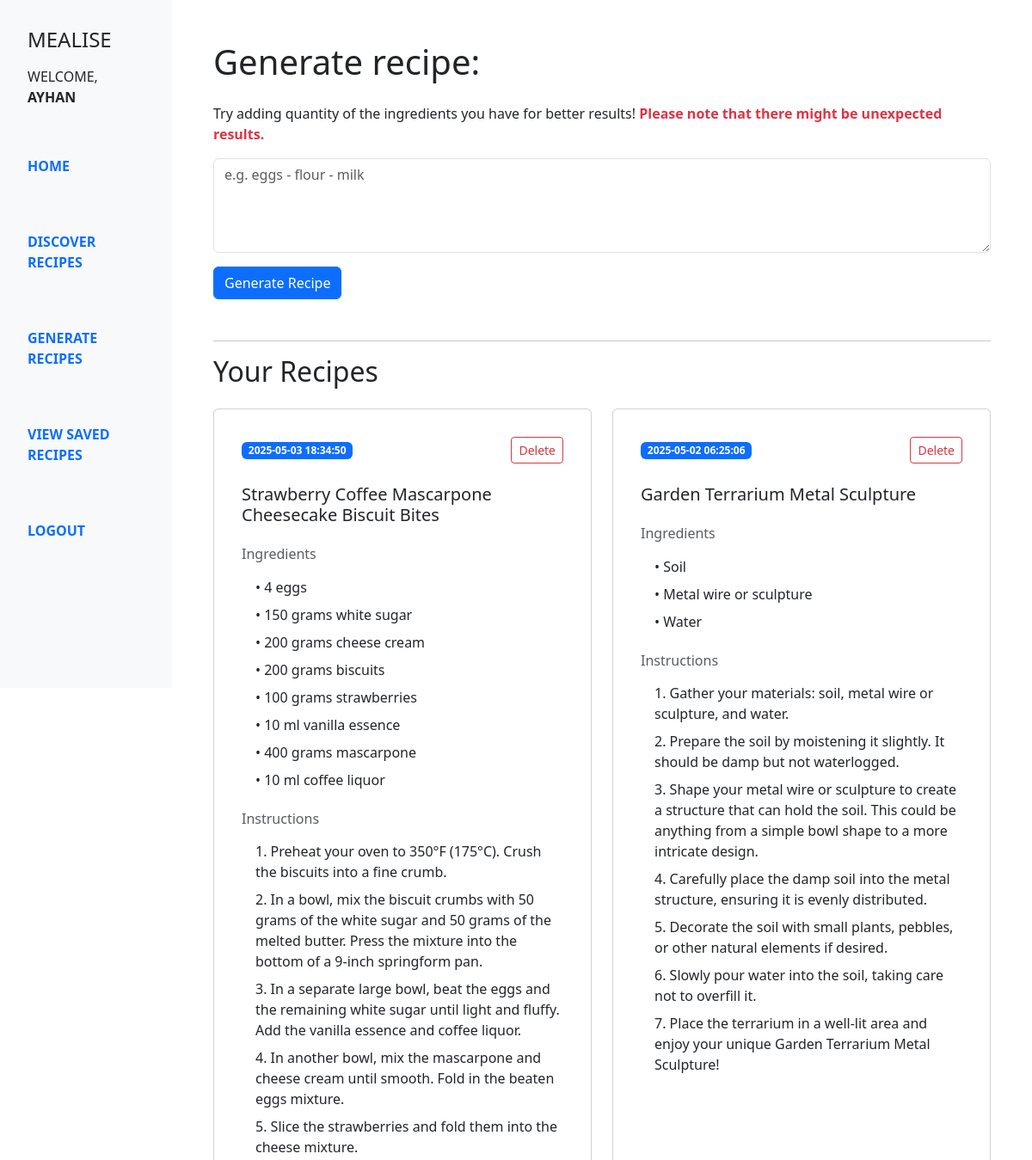
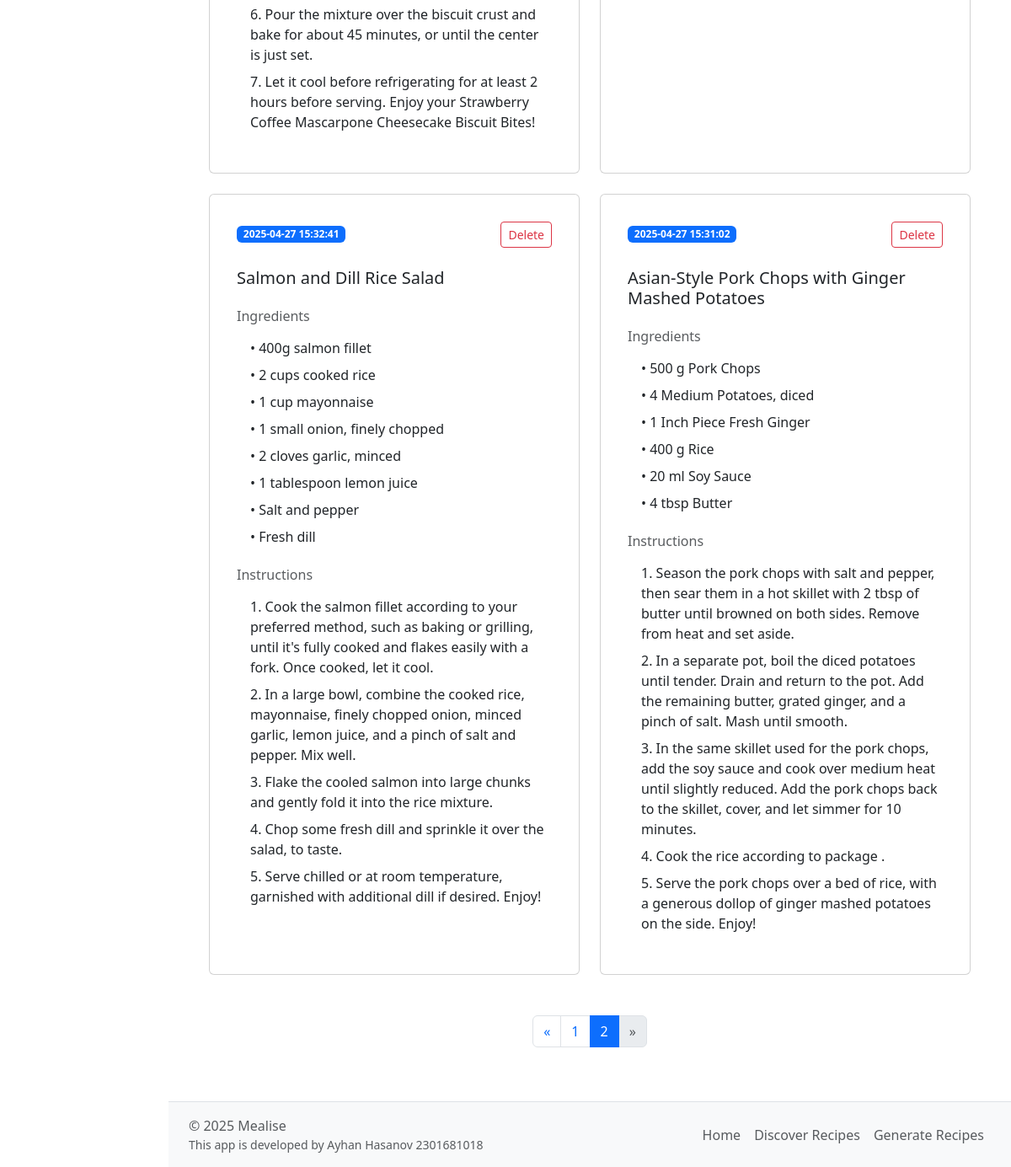
The app's page /recipes?page=2 (signed in) with its own data (2 pictures, top to bottom).
### models/models.py (models this page shows, shortened)
class User(db.Model, UserMixin):  # Inherit from UserMixin for Flask-Login
    id = db.Column(db.Integer, primary_key=True)
    username = db.Column(db.String(120), unique=True, nullable=False)
    email = db.Column(db.String(120), unique=True, nullable=False)
    password = db.Column(db.String(120), nullable=False)
    @property
    def is_authenticated(self):
        return True

class Recipe(db.Model):
    id = db.Column(db.Integer, primary_key=True)
    username = db.Column(db.String(150), db.ForeignKey('user.username'), nullable=False)
    ingredients = db.Column(db.String(500), nullable=False)
    recipe = db.Column(db.String(1000), nullable=False)
    title = db.Column(db.String(150), nullable=False)
    created_at = db.Column(db.DateTime, nullable=False)

### routes/gen_recipe.py (the view)
@recipes_bp.route('/recipes', methods=['GET'])
@login_required
def gen_recipe_page() :
    if not current_user.is_authenticated :
        print("User not logged in, redirecting to login page...")
        return redirect(url_for('auth.login'))
    username = current_user.username
    from models.models import Recipe
    page = request.args.get('page', 1, type=int)
    per_page = 4
    recipes = Recipe.query.filter_by(username=username).order_by(Recipe.created_at.desc()).paginate(page=page, per_page=per_page)
    return render_template('recipe_page.html', recipes=recipes)

### app.py (called while the page is built)
def create_app():
    app = Flask(__name__)
    app.secret_key = os.getenv('FLASK_SECRET_KEY')
    app.config['SQLALCHEMY_DATABASE_URI'] = os.getenv('DATABASE_URI')
    app.config['SQLALCHEMY_TRACK_MODIFICATIONS'] = False
    app.register_blueprint(auth_bp)
    app.register_blueprint(recipes_bp)
    app.register_blueprint(home_bp)
    app.register_blueprint(spoonacular_bp)
    db.init_app(app)
    bcrypt.init_app(app)
    login_manager = LoginManager()
    login_manager.init_app(app)
    login_manager.login_view = 'auth.login'  # Redirect to login page if not authenticated
    @login_manager.user_loader
    def load_user(user_id) :
        return db.session.get(User, int(user_id))  # Updated method to avoid the legacy warning
    with app.app_context():
        db.create_all()
    return app

### templates/recipe_page.html (shortened to what this page needs)
{% extends 'base.html' %}
{% block content %}
<div class="container py-5 px-4">
    <h1 class="mb-4">Generate recipe: </h1>
    <p>Try adding quantity of the ingredients you have for better results! <span class="text-danger fw-bold">Please note that there might be unexpected results.</span></p>
    <form id="generateForm" method="POST" action="{{ url_for('recipes.generate_and_save_recipe') }}" class="mb-5">
        <div class="mb-3">
            <textarea name="ingredients" id="ingredients" class="form-control" rows="4" placeholder="e.g. eggs - flour - milk" required></textarea>
        </div>
        <button type="submit" class="btn btn-primary">Generate Recipe</button>
    </form>
    <hr>
    <h2 class="mb-4">Your Recipes</h2>
    <div class="row g-4">
        {% for recipe in recipes.items %}
            <div class="col-md-6 d-flex">
                <div class="card w-100 h-100 p-3">
                    <div class="card-body d-flex flex-column">
                        <div>
                            <div class="d-flex align-items-center justify-content-between mb-4">
                                <span class="badge bg-primary">{{ recipe.created_at }}</span>
                                <form method="POST" action="{{ url_for('recipes.delete_recipe', recipe_id=recipe.id) }}" onsubmit="return confirm('Are you sure you want to delete this recipe?');">
                                    <button type="submit" class="btn btn-outline-danger btn-sm">Delete</button>
                                </form>
                            </div>
                            <h5 class="card-title mb-4">{{ recipe.title }}</h5>
                            <h6 class="text-muted mb-3">Ingredients</h6>
                            <ul class="list-unstyled ps-3 mb-4">
                                {% for ingredient in recipe.ingredients.split('--') %}
                                    {% if ingredient.strip() %}
                                        <li class="mb-2">• {{ ingredient.strip() }}</li>
                                    {% endif %}
                                {% endfor %}
                            </ul>
                            <h6 class="text-muted mb-3">Instructions</h6>
                            <ol class="ps-3 list-unstyled">
                                {% for step in recipe.recipe.split('\n') %}
                                    {% if step.strip() %}
                                        <li class="mb-2">{{ step.strip() }}</li>
                                    {% endif %}
                                {% endfor %}
                            </ol>
                        </div>
                    </div>
                </div>
            </div>
        {% endfor %}
    </div>
    <nav aria-label="Recipe navigation" class="mt-5">
        <ul class="pagination justify-content-center">
            {% if recipes.has_prev %}
                <li class="page-item">
                    <a class="page-link" href="{{ url_for('recipes.gen_recipe_page', page=recipes.prev_num) }}" aria-label="Previous">
                        <span aria-hidden="true">&laquo;</span>
                    </a>
                </li>
            {% else %}
                <li class="page-item disabled">
                    <span class="page-link" aria-label="Previous">&laquo;</span>
                </li>
            {% endif %}
            {% for page_num in range(1, recipes.pages + 1) %}
                <li class="page-item {% if page_num == recipes.page %}active{% endif %}">
                    <a class="page-link" href="{{ url_for('recipes.gen_recipe_page', page=page_num) }}">{{ page_num }}</a>
                </li>
            {% endfor %}
            {% if recipes.has_next %}
                <li class="page-item">
                    <a class="page-link" href="{{ url_for('recipes.gen_recipe_page', page=recipes.next_num) }}" aria-label="Next">
                        <span aria-hidden="true">&raquo;</span>
                    </a>
                </li>
            {% else %}
                <li class="page-item disabled">
                    <span class="page-link" aria-label="Next">&raquo;</span>
                </li>
            {% endif %}
        </ul>
    </nav>
</div>
{% endblock %}

### templates/base.html (shortened to what this page needs)
<!DOCTYPE html>
<html lang="en">
<head>
  <link href="https://cdn.jsdelivr.net/npm/bootstrap@5.3.5/dist/css/bootstrap.min.css" rel="stylesheet">
</head>
<body class="d-flex flex-column min-vh-100">
  <div class="container-fluid d-flex flex-grow-1">
  <div class="row flex-grow-1 w-100">
      <nav class="col-md-3 col-lg-2 d-md-block bg-light sidebar p-3 text-uppercase fw-semibold position-fixed" style="height: 100vh;">
        <h4 class="m-3">Mealise</h4>
        {% if current_user.is_authenticated %}
        <p class="px-3 fw-lighter">Welcome, <b>{{ current_user.username }}</b></p>
      {% endif %}
        <ul class="nav flex-column mt-5">
          <li class="nav-item mb-5">
            <a class="nav-link active" href="{{ url_for('home.landing') }}">Home</a>
          </li>
          <li class="nav-item mb-5">
            <a class="nav-link" href="{{ url_for('spoonacular.unified_discover') }}">Discover Recipes</a>
          </li>
          <li class="nav-item mb-5">
            <a class="nav-link" href="{{ url_for('recipes.gen_recipe_page') }}">Generate Recipes</a>
          </li>
          <li class="nav-item mb-5">
            <a class="nav-link" href="{{ url_for('spoonacular.view_saved_recipes') }}">View Saved Recipes</a>
          </li>
          <li class="nav-item mb-1">
            {% if current_user.is_authenticated %}
          <a class="nav-link" href="{{ url_for('auth.logout') }}">Logout</a>
        {% else %}
          <a class="nav-link" href="{{ url_for('auth.login') }}">Login</a>
        {% endif %}
          </li>
        </ul>
      </nav>
      <main class="ms-auto col-md-9 ms-sm-auto col-lg-10 px-md-4">
        {% block content %}
        {% endblock %}
      </main>
      <footer class=" ms-auto col-md-9 ms-sm-auto col-lg-10 px-md-4 d-flex justify-content-between align-items-center py-3 border-top bg-light px-4 mt-auto">
  <div class="d-flex flex-column">
    <span class="text-muted">&copy; 2025 Mealise</span>
    <small class="text-muted">This app is developed by Ayhan Hasanov 2301681018</small>
  </div>
  <ul class="nav justify-content-end">
    <li class="nav-item">
      <a class="nav-link px-2 text-muted" href="{{ url_for('home.landing') }}">Home</a>
    </li>
    <li class="nav-item">
      <a class="nav-link px-2 text-muted" href="{{ url_for('spoonacular.unified_discover') }}">Discover Recipes</a>
    </li>
    <li class="nav-item">
      <a class="nav-link px-2 text-muted" href="{{ url_for('recipes.gen_recipe_page') }}">Generate Recipes</a>
    </li>
  </ul>
</footer>
    </div>
  </div>
</body>
</html>

### records on screen
User: username "AYHAN"
Recipe: created_at "2025-05-03 18:34:50", title "Strawberry Coffee Mascarpone Cheesecake Biscuit Bites", strip "4 eggs" "150 grams white sugar" "200 grams cheese cream" "200 grams biscuits" "100 grams strawberries" "10 ml vanilla essence" "400 grams mascarpone" "10 ml coffee liquor", strip "1. Preheat your oven to 350°F (175°C). Crush the biscuits into a fine crumb." "2. In a bowl, mix the biscuit crumbs with 50 grams of the white sugar and 50 grams of the melted butter. Press the mixture into the bottom of a 9-inch springform pan." "3. In a separate large bowl, beat the eggs and the remaining white sugar until light and fluffy. Add the vanilla essence and coffee liquor." "4. In another bowl, mix the mascarpone and cheese cream until smooth. Fold in the beaten eggs mixture." "5. Slice the strawberries and fold them into the cheese mixture." "6. Pour the mixture over the biscuit crust and bake for about 45 minutes, or until the center is just set." "7. Let it cool before refrigerating for at least 2 hours before serving. Enjoy your Strawberry Coffee Mascarpone Cheesecake Biscuit Bites!"
Recipe: created_at "2025-05-02 06:25:06", title "Garden Terrarium Metal Sculpture", strip "Soil" "Metal wire or sculpture" "Water", strip "1. Gather your materials: soil, metal wire or sculpture, and water." "2. Prepare the soil by moistening it slightly. It should be damp but not waterlogged." "3. Shape your metal wire or sculpture to create a structure that can hold the soil. This could be anything from a simple bowl shape to a more intricate design." "4. Carefully place the damp soil into the metal structure, ensuring it is evenly distributed." "5. Decorate the soil with small plants, pebbles, or other natural elements if desired." "6. Slowly pour water into the soil, taking care not to overfill it." "7. Place the terrarium in a well-lit area and enjoy your unique Garden Terrarium Metal Sculpture!"
Recipe: created_at "2025-04-27 15:32:41", title "Salmon and Dill Rice Salad", strip "400g salmon fillet" "2 cups cooked rice" "1 cup mayonnaise" "1 small onion, finely chopped" "2 cloves garlic, minced" "1 tablespoon lemon juice" "Salt and pepper" "Fresh dill", strip "1. Cook the salmon fillet according to your preferred method, such as baking or grilling, until it's fully cooked and flakes easily with a fork. Once cooked, let it cool." "2. In a large bowl, combine the cooked rice, mayonnaise, finely chopped onion, minced garlic, lemon juice, and a pinch of salt and pepper. Mix well." "3. Flake the cooled salmon into large chunks and gently fold it into the rice mixture." "4. Chop some fresh dill and sprinkle it over the salad, to taste." "5. Serve chilled or at room temperature, garnished with additional dill if desired. Enjoy!"
Recipe: created_at "2025-04-27 15:31:02", title "Asian-Style Pork Chops with Ginger Mashed Potatoes", strip "500 g Pork Chops" "4 Medium Potatoes, diced" "1 Inch Piece Fresh Ginger" "400 g Rice" "20 ml Soy Sauce" "4 tbsp Butter", strip "1. Season the pork chops with salt and pepper, then sear them in a hot skillet with 2 tbsp of butter until browned on both sides. Remove from heat and set aside." "2. In a separate pot, boil the diced potatoes until tender. Drain and return to the pot. Add the remaining butter, grated ginger, and a pinch of salt. Mash until smooth." "3. In the same skillet used for the pork chops, add the soy sauce and cook over medium heat until slightly reduced. Add the pork chops back to the skillet, cover, and let simmer for 10 minutes." "4. Cook the rice according to package ." "5. Serve the pork chops over a bed of rice, with a generous dollop of ginger mashed potatoes on the side. Enjoy!"

### other values on screen
{{ page_num }} "1" "2"
